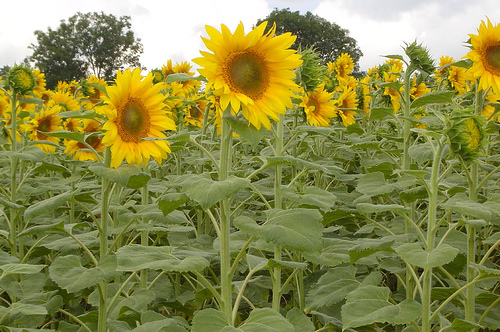
#> input picture img/01/1.jpg, 500 x 332 px, found by its file name
$ jupyter execute 17_Bolocdaoham.ipynb
#> lines starting #> are read from the running program, lines starting #| are printed output that depends on the picture
[cell 1]
from PIL import Image
import numpy as np
import matplotlib.pyplot as plt
from scipy import ndimage

# Đọc ảnh
image_path = 'C:/Users/Admin/OneDrive - VNU-HCMUS/Documents/src.cv/img/01/1.jpg'
image = Image.open(image_path)
#> image is the input picture: PIL image 500x332 RGB; mean R, G, B 139.4, 139.2, 74.1

# Ảnh xám
gray_image = image.convert('L')
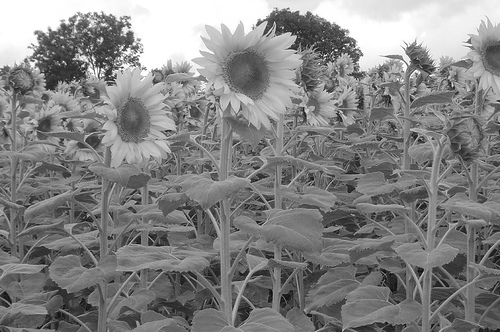
#> gray_image: PIL image 500x332 L; min 1, max 255, mean 131.8

# Chuyển ảnh xám về mảng
image_a = np.array(gray_image)

# Tính gradient theo hướng x
gradient_x = ndimage.sobel(image_a, axis=0, mode='constant')
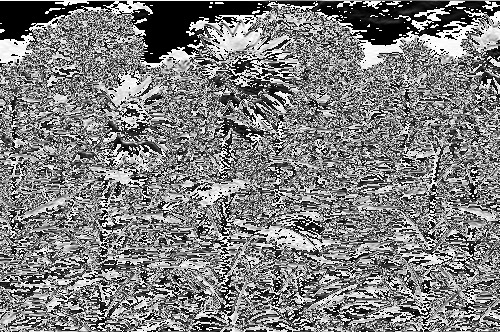
#> gradient_x: shape (332, 500); min 0, max 255, mean 126.9

# Hiển thị ảnh
fig, axs = plt.subplots(2,1, figsize=(10, 8))

plt.subplot(2,1,1)
plt.imshow(gray_image, cmap='gray')
plt.title('Ảnh xám gốc')

plt.subplot(2,1,2)
plt.imshow(gradient_x, cmap='gray')
plt.title('Ảnh xám gốc')

plt.show()
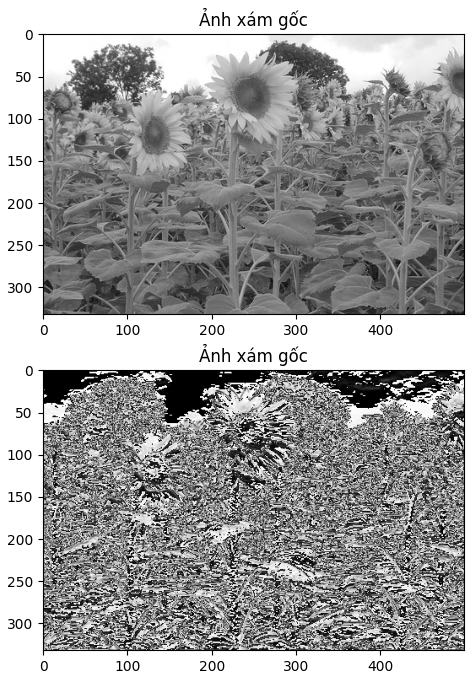
#> figure drawn by matplotlib, 2 panels

from PIL import Image
import numpy as np
import matplotlib.pyplot as plt
from scipy import ndimage

# Đọc ảnh
image_path = 'C:/Users/Admin/OneDrive - VNU-HCMUS/Documents/src.cv/img/01/1.jpg'
image = Image.open(image_path)

# Ảnh xám
gray_image = image.convert('L')

# Chuyển ảnh xám về mảng
image_a = np.array(gray_image)

# Tính gradient theo hướng x
gradient_x = ndimage.sobel(image_a, axis=1, mode='constant')
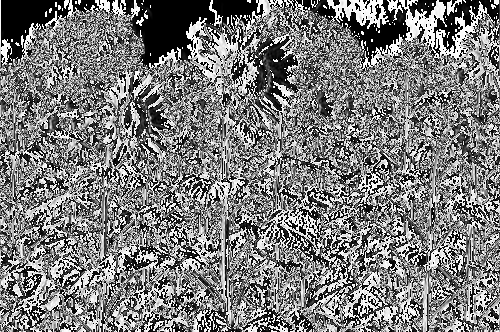
#> gradient_x: shape (332, 500); min 0, max 255, mean 123.6

# Hiển thị ảnh
fig, axs = plt.subplots(2,1, figsize=(10, 8))

plt.subplot(2,1,1)
plt.imshow(gray_image, cmap='gray')
plt.title('Ảnh xám gốc')

plt.subplot(2,1,2)
plt.imshow(gradient_x, cmap='gray')
plt.title('Ảnh xám gốc')

plt.show()

from PIL import Image
import numpy as np
import matplotlib.pyplot as plt
from scipy import ndimage

# Đọc ảnh
image_path = 'C:/Users/Admin/OneDrive - VNU-HCMUS/Documents/src.cv/img/01/1.jpg'
image = Image.open(image_path)

# Ảnh xám
gray_image = image.convert('L')

# Chuyển ảnh xám về mảng
image_a = np.array(gray_image)

# Tính gradient theo hướng x (đạo hàm riêng theo x) bằng mặt nạ Prewitt x
gradient_x = ndimage.convolve(image_a, np.array([[-1, 0, 1], [-1, 0, 1], [-1, 0, 1]]))
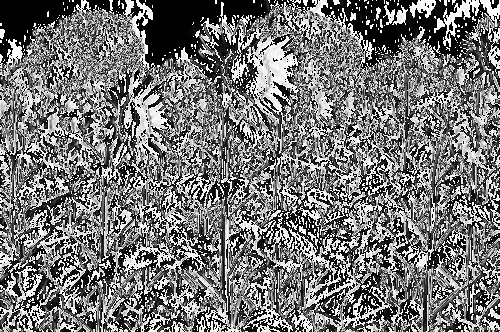
#> gradient_x: shape (332, 500); min 0, max 255, mean 118.1

# Tính gradient theo hướng y (đạo hàm riêng theo y) bằng mặt nạ Prewitt y
gradient_y = ndimage.convolve(image_a, np.array([[-1, -1, -1], [0, 0, 0], [1, 1, 1]]))
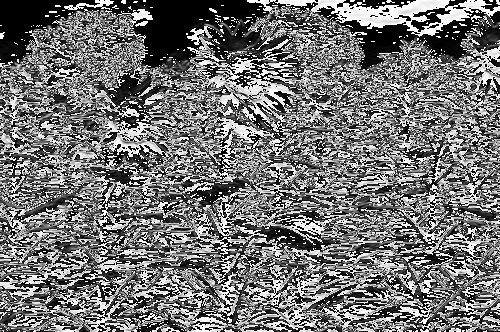
#> gradient_y: shape (332, 500); min 0, max 255, mean 115.1

# Tính biên độ gradient
gradient_magnitude = np.sqrt(gradient_x**2 + gradient_y**2)
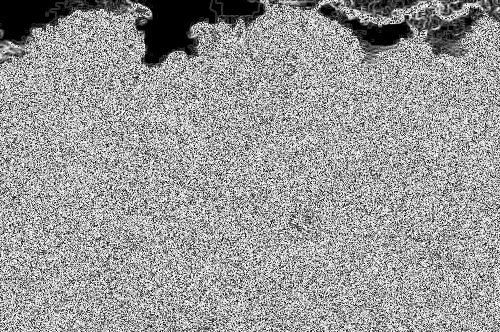
#> gradient_magnitude: shape (332, 500) float16; min 0, max 15.91, mean 9.66; drawn with min black and max white

# Hiển thị ảnh
fig, axs = plt.subplots(2,1, figsize=(10, 8))

plt.subplot(2,1,1)
plt.imshow(gray_image, cmap='gray')
plt.title('Ảnh xám gốc')

plt.subplot(2,1,2)
plt.imshow(gradient_magnitude, cmap='gray')
plt.title('Ảnh xám gốc')

plt.show()

$ run again, with img/01/2.jpg copied over img/01/1.jpg
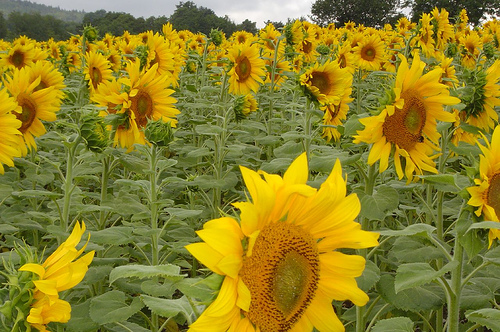
#> input picture img/01/2.jpg, 500 x 332 px, found by its file name
#> image is the input picture: PIL image 500x332 RGB; mean R, G, B 140.8, 128.7, 37.6
#> `gradient_y = ndimage.convolve(image_a, np.array([[-1, -1, -1], [0, 0, ..`:
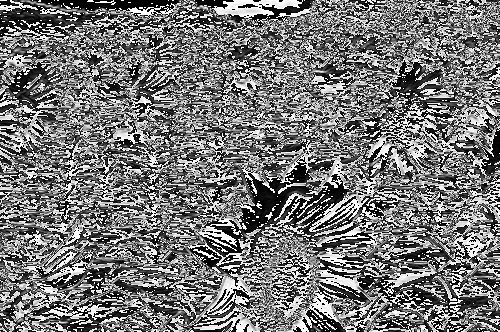
#> gradient_y: shape (332, 500); min 0, max 255, mean 118.3
#> `gradient_magnitude = np.sqrt(gradient_x**2 + gradient_y**2)`:
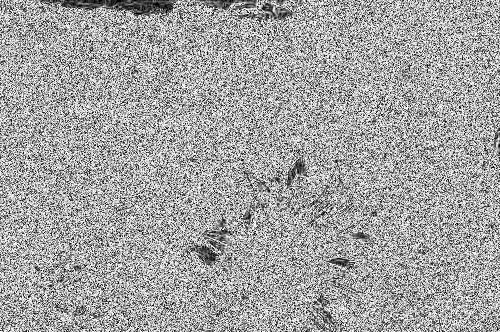
#> gradient_magnitude: shape (332, 500) float16; min 0, max 15.91, mean 10.18; drawn with min black and max white

$ run again, with img/01/3.jpg copied over img/01/1.jpg
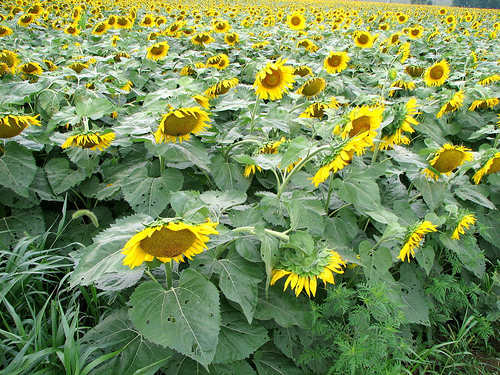
#> input picture img/01/3.jpg, 500 x 375 px, found by its file name
#> image is the input picture: PIL image 500x375 RGB; mean R, G, B 120, 142.1, 86.8
#> `gradient_y = ndimage.convolve(image_a, np.array([[-1, -1, -1], [0, 0, ..`:
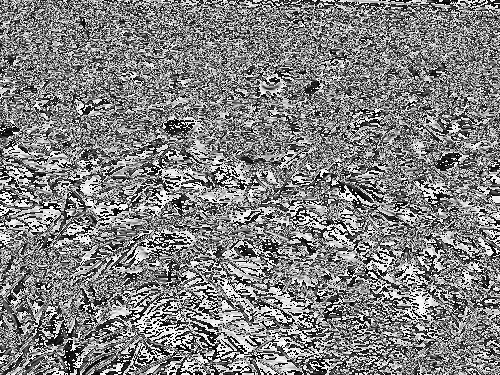
#> gradient_y: shape (375, 500); min 0, max 255, mean 129.3
#> `gradient_magnitude = np.sqrt(gradient_x**2 + gradient_y**2)`:
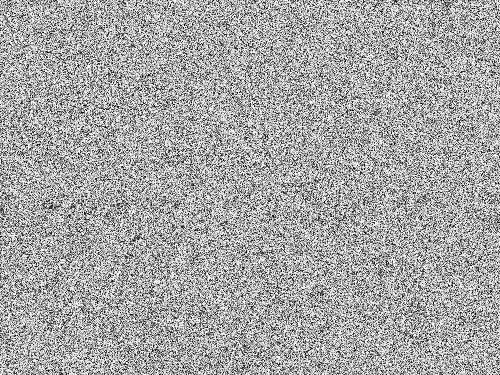
#> gradient_magnitude: shape (375, 500) float16; min 0, max 15.91, mean 10.36; drawn with min black and max white
